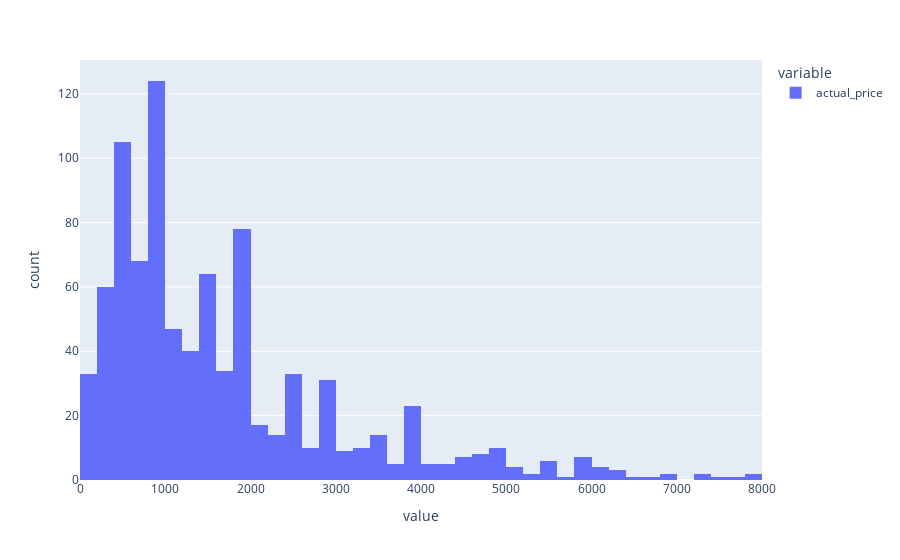

Notebook code for this chart:
### Code cell
px.histogram(df['actual_price'])

### Figure 1 — Plotly figure (JSON) as saved in the notebook; plotly's stock layout.template omitted (floating-point values rounded to 4 significant figures; data arrays with more than 128 entries replaced by an {"elided": "..."} marker saying what was removed)
{"data": [{"alignmentgroup": "True", "bingroup": "x", "hovertemplate": "variable=actual_price<br>value=%{x}<br>count=%{y}<extra></extra>", "legendgroup": "actual_price", "marker": {"color": "#636efa", "pattern": {"shape": ""}}, "name": "actual_price", "offsetgroup": "actual_price", "orientation": "v", "showlegend": true, "type": "histogram", "x": {"elided": "891 float values"}, "xaxis": "x", "yaxis": "y"}], "layout": {"barmode": "relative", "legend": {"title": {"text": "variable"}, "tracegroupgap": 0}, "margin": {"t": 60}, "xaxis": {"anchor": "y", "domain": [0, 1], "title": {"text": "value"}}, "yaxis": {"anchor": "x", "domain": [0, 1], "title": {"text": "count"}}}}
